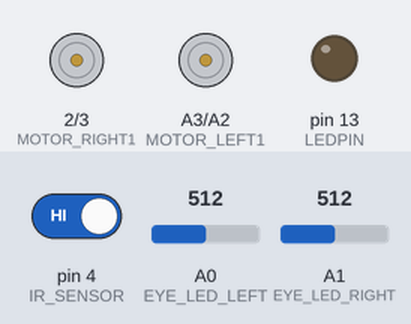
This sketch was run on a simulated Arduino Nano, built with avr-gcc and run on an emulated ATmega328P. Parts: motor-driver pin pairs drawn as motors (green arrow = first pin HIGH = forward, orange = second pin HIGH = backward, longer = more drive, scaled by the enable pin), output pins drawn as LEDs (lit = HIGH). Inputs (shaded band) come from the test bench; at power-on: pin 4 (IR_SENSOR) HIGH, A0 (EYE_LED_LEFT) = 512, A1 (EYE_LED_RIGHT) = 512.

Above: at 3.2 s.
3.3 s: pin 4 (IR_SENSOR) driven LOW
At 3.46 s:
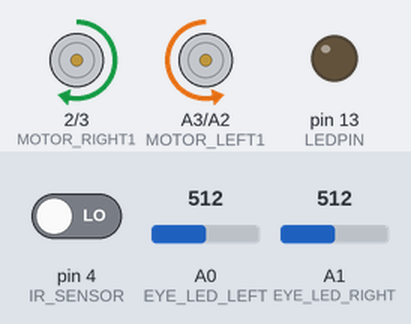
6.3 s: A0 (EYE_LED_LEFT) set to 716
At 6.58 s:
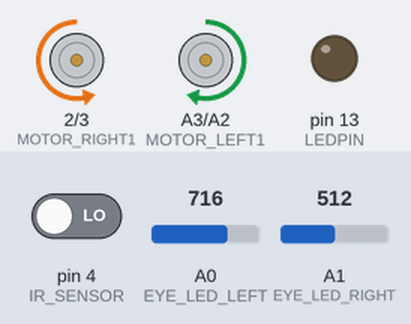
9.3 s: pin 4 (IR_SENSOR) driven HIGH
At 9.3 s:
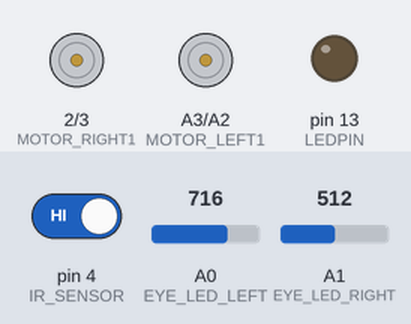
Timing chart, 0 to 12.3 s (numbered marks = the images above; inputs shaded):
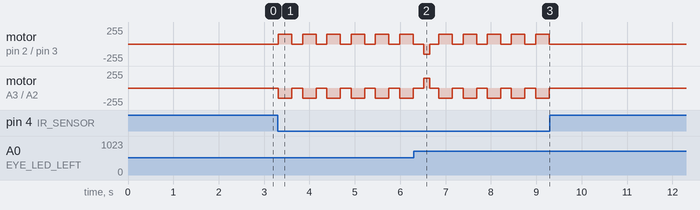

The sketch:

Tormod_ChickenBot2.ino
```cpp
/***********************************************************

light seeker robot sounding like a chicken.
improved version of the famous chicken bot program ;-)

***********************************************************/
#include "freiBot.h"

int groesse         = 20; // in cm
int geschwindigkeit = 150;
int passed = 0;
int toggle = 0;
int tgcount = 0;
int ledR = 0;
int tick = 0;
int orient, oldorient = 0;
int eyeD, oldEyeD = 0;
float meanD;
float meanBoth;
int flashL;

void setup()
{
  initRobotHardware();
  delay(2000);
  meanBoth = get_eyeValue(LEFT) + get_eyeValue(RIGHT);

}

void loop()
{
  int n;
  int eyeL, eyeR, bothEyes;
  int spike;

  for(n=0;n<4;n++)
  {
    tgcount++;
    if (tgcount == 1000) {
      tgcount = 0;
      // setLed(EYE_LED_RIGHT, toggle);
      toggle = 1 - toggle;
      tick = 1;
    } else {
      tick= 0;
    }

    eyeL = get_eyeValue(LEFT);
    eyeR = get_eyeValue(RIGHT);
    oldEyeD = eyeD;
    eyeD = eyeL - eyeR;

    bothEyes = eyeL + eyeR;

    oldorient = orient;
    orient = - eyeD;

    meanD = 0.95 * meanD + 0.05 * orient;
    // spike = orient - meanD;

    meanBoth = 0.95 * meanBoth + 0.05 * bothEyes;

    spike = bothEyes - meanBoth;

    if (orient > 6 && flashL == 0) {
        Turn ( (orient > 15 ? 40 : 15),     geschwindigkeit);
        flashL = 5;
    } else if (orient < -6 && flashL == 0) {
        Turn ( (orient < -15 ? -40 : -15),  geschwindigkeit);
        flashL = 5;
    }

    if (spike > 4 && flashL == 0) {
        flashL = 2;
        if (spike > 94)
          spike = 94;
        Go( (float) groesse  * (spike - 4) / 10.0, geschwindigkeit );
    }


    if (tick && flashL)
      flashL--;

/*
    if (flashL != 0) {
      // setLed(EYE_LED_LEFT,  1);
    } else {
      // setLed(EYE_LED_LEFT,  0);
    }

*/
    if (isIrSignal()) {
      // setLed(EYE_LED_LEFT,  1);
      if (passed > 50) {
        // setLed(EYE_LED_RIGHT, 1);
        Go   ( groesse, geschwindigkeit );
      } else {
        // setLed(EYE_LED_RIGHT, 0);
        Turn ( 90,      geschwindigkeit ); // 90 grad
      }
      passed = 0;
    } else {
      // setLed(EYE_LED_LEFT,  0);
      passed += tick;
      if (passed > 1000)
         passed = 1000;
    }


  } // for
} // loop

/*******************************************************************************
*   -c--date---version--nickname--------email---------------------------------
*
*   (c) 2015   V0.2     Tormod
*
*******************************************************************************/
```

asuro.cpp
```cpp
/*
*
* Addapted functions like the ASURO LIB
*
* http://sourceforge.net/projects/asuro/
*
*/
#include "asuro.h"

extern "C"
{
	void Msleep(uint32_t time_ms)
	{
	  delay(time_ms);
	}

	void Sleep(uint32_t time_us)
	{
	  delayMicroseconds(time_us);
	}

	void MotorSpeed(uint8_t left, uint8_t right)
	{
	  analogWrite(ENABLE_RIGHT, right);
	  analogWrite(ENABLE_LEFT, left);
	}

	void MotorDir(uint8_t left, uint8_t right)
	{
	  //*************** left motor *****************
	  if (left == FWD)
	  {
	    digitalWrite(MOTOR_LEFT1, LOW);
	    digitalWrite(MOTOR_LEFT2, HIGH);
	  }
	  if (left == RWD)
	  {
	    digitalWrite(MOTOR_LEFT1, HIGH);
	    digitalWrite(MOTOR_LEFT2, LOW);
	  }
	  if (left == BREAK)
	  {
	    digitalWrite(MOTOR_LEFT1, LOW);
	    digitalWrite(MOTOR_LEFT2, LOW);
	    MotorSpeed(255, 255);
	  }
	  if (left == FREE)
	  {
    	    analogWrite(ENABLE_LEFT, 0);
    	    digitalWrite(MOTOR_LEFT1, LOW);
	    digitalWrite(MOTOR_LEFT2, LOW);
	  }
	  //********** right motor ********************
	  if (right == FWD)
	  {
	    digitalWrite(MOTOR_RIGHT1, LOW);
	    digitalWrite(MOTOR_RIGHT2, HIGH);
	  }
	  if (right == RWD)
	  {
	    digitalWrite(MOTOR_RIGHT1, HIGH);
	    digitalWrite(MOTOR_RIGHT2, LOW);
	  }
	  if (right == BREAK)
	  {
	    digitalWrite(MOTOR_RIGHT1, LOW);
	    digitalWrite(MOTOR_RIGHT2, LOW);
	    MotorSpeed(255, 255);
	  }
	  if (right == FREE)
	  {
	    analogWrite(ENABLE_RIGHT, 0);
	    digitalWrite(MOTOR_RIGHT1, LOW);
	    digitalWrite(MOTOR_RIGHT2, LOW);
	  }

	}

	/*!
	 *  moves the robot forward/backward  OR  turns the robot
	 *        You can use the old function-names Go() and Turn()
	 *
	 * \param distance travalling distance in cm. positive = forward, negative = backward
	 *
	 * \param degree degrees to turn. positive = turn right, negative = turn left. range: -360..360
	 * \param speed motor speed. range: 0..255
	 *
	 */
	// void GoTurn(int distance, int degree, int speed);

	// tbd: rework
	// preliminary functions:
	// there is no encoder evailable on this robot
	// therefore the distance is even a coarse estimation
	#define DISTANCE_FACTOR 32
	#define TURN_FAKTOR 33

	void Go(int16_t distance, uint8_t speed)
	{
	  if(distance>0)  MotorDir(FWD, FWD);
	  else            MotorDir(RWD, RWD);
	  MotorSpeed(speed,speed);
	  delay((int32_t)abs(distance)*DISTANCE_FACTOR);
	  MotorDir(BREAK,BREAK); // rotate if there is no signal
	  delay(200);
	}

	void Turn(int16_t degree, uint8_t speed)
	{
	  if(degree>0)  MotorDir(FWD, RWD);
	  else          MotorDir(RWD, FWD);
	  MotorSpeed(speed,speed);
	  delay((int32_t)abs(degree)*TURN_FAKTOR/10);
	  MotorDir(BREAK,BREAK);
	  delay(200);
	}
}
/*******************************************************************************
*   -c--date---version--nickname--------email---------------------------------
*
*   (c) 2015   V0.1     stochri         christoph(at)roboterclub-freiburg.de
*   (c) ..     V0.2     ...... ........ ( your name ) ........................
*
*******************************************************************************
*   This program is free software; you can redistribute it and/or modify      *
*   it under the terms of the GNU General Public License as published by      *
*   the Free Software Foundation version 2 of the License,                    *
*   If you want to use this software for commercial purposes and you          *
*   don't want to make it open source, please contact the authors for         *
*   licensing.                                                                *
*                                                                             *
*   IF YOU EXTEND THE PROGRAM PLEASE MAINTAIN THE LIST OF AUTHORS             *
*   ( which means adding copyright in the list above )                        *
*                                                                             *
*******************************************************************************/
```

asuro.h
```cpp
#include "Arduino.h"
#include "sound.h"
#include "stdint.h"
#include "pin_defintions.h"


/************************************************************************************

	driver definitions

        Functions for compatibility to the ASURO robot

************************************************************************************/
// ASRURO Motor states
#define FREE    0                    // motor free runing
#define BREAK   1                    // break motor
#define FWD     2                    // motor forward
#define RWD     3                    // motor backward

#define LEFT	1
#define RIGHT   2

//#define Sleep(x) delayMicroseconds(x)

#ifdef __cplusplus
extern "C"
{
#endif
  void Msleep(uint32_t time_ms);
  void Sleep(uint32_t time_us);
  void MotorSpeed(uint8_t left, uint8_t right);
  void MotorDir(uint8_t left, uint8_t right);
  void Go   ( int16_t distance, uint8_t speed );
  void Turn ( int16_t degree  , uint8_t speed );
#ifdef __cplusplus
}
#endif


/*******************************************************************************
*   -c--date---version--nickname--------email---------------------------------
*
*   (c) 2015   V0.1     stochri         christoph(at)roboterclub-freiburg.de
*   (c) ..     V0.2     ...... ........ ( your name ) ........................
*
*******************************************************************************
*   This program is free software; you can redistribute it and/or modify      *
*   it under the terms of the GNU General Public License as published by      *
*   the Free Software Foundation version 2 of the License,                    *
*   If you want to use this software for commercial purposes and you          *
*   don't want to make it open source, please contact the authors for         *
*   licensing.                                                                *
*                                                                             *
*   IF YOU EXTEND THE PROGRAM PLEASE MAINTAIN THE LIST OF AUTHORS             *
*   ( which means adding copyright in the list above )                        *
*                                                                             *
*******************************************************************************/
```

freiBot.cpp
```cpp
#include "asuro.h"

void initRobotHardware()
{
  pinMode(IR_SENSOR, INPUT);

  pinMode(BUTTONPIN, INPUT_PULLUP);
  pinMode(WHISKERPIN, INPUT_PULLUP);

  pinMode(LEDPIN, OUTPUT);
  pinMode(EYE_LED_LEFT, OUTPUT);
  pinMode(EYE_LED_RIGHT, OUTPUT);

  pinMode(ENABLE_RIGHT, OUTPUT);
  pinMode(MOTOR_RIGHT1, OUTPUT);
  pinMode(MOTOR_RIGHT2, OUTPUT);

  pinMode(ENABLE_LEFT, OUTPUT);
  pinMode(MOTOR_LEFT1, OUTPUT);
  pinMode(MOTOR_LEFT2, OUTPUT);

}

#define AVERAGING_EYE_VALUES 170

uint16_t get_eyeValue(uint8_t side)
{
  uint16_t eye, n;
  uint32_t value = 0;

  if (side == LEFT) eye = EYE_LED_LEFT;
  else              eye = EYE_LED_RIGHT;

  pinMode(eye, OUTPUT);
  digitalWrite(eye, 0); // discharge
  pinMode(eye, INPUT);

  for (n = 0; n < AVERAGING_EYE_VALUES; n++)
  {
    value = value+ analogRead(eye);
  }

  value /= AVERAGING_EYE_VALUES;

  return value;
}

void setLed(uint8_t led, uint8_t value)
{
  if (led == EYE_LED_LEFT)
  {
    pinMode(EYE_LED_LEFT, OUTPUT);
    digitalWrite(EYE_LED_LEFT, value);
  }
  if (led == EYE_LED_RIGHT)
  {
    pinMode(EYE_LED_RIGHT, OUTPUT);
    digitalWrite(EYE_LED_RIGHT, value);
  }
}

uint8_t isIrSignal()
{
  return !digitalRead(IR_SENSOR);
}

void waitForIrSignal()
{
  while (!isIrSignal());
}

uint8_t whiskerTouched()
{
  static uint8_t oldState=0;
  uint8_t state;
  uint8_t result=0;

  state=!digitalRead(WHISKERPIN);

  if((state!=0)&&(oldState==0)) result=1;

  oldState=state;

  return result;
}


// original sound code from Asuro:
/****************************************************************************/
/*!
  \file     sound.c
  \brief    Soundausgabe Funktionen
  Mit den Motoren des ASUROs lassen sich auch Töne erzeugen.\n
  Das Prinzip dahinter ist folgendes:\n
  Die Frequenz des Tons wird durch umschalten der Motor Drehrichtung bestimmt.\n
  Die Lautstärke wird über die Geschwindigkeit der Motoren bestimmt.\n
  Theoretisch liessen sich damit auch Stereo Signale erzeugen, da es ja zwei\n
  Motoren gibt, die sich auch getrennt ansteuern lassen. Dazu müsste die\n
  Sound Funktion allerdings umgeschrieben werden.
  \see      Define fuer die Steuerung der Motoren in asuro.h\n
            FWD, RWD
  \version  sto2 - 01.09.2006 - stochri\n
            first version
  \version  V001 - 09.02.2007 - m.a.r.v.i.n\n
            +++ Alle Funktionen\n
            Kommentierte Version (KEINE Funktionsaenderung)
  \version  V002 - 18.02.2007 - Sternthaler\n
            +++ Alle Funktionen\n
            Einheitliche Formatierung zu den anderen Sourcen.
  \version  V003 - 26.06.2007 - stochri\n
            Bugfix Fehler in der Soundlaenge (max. 250ms)

*****************************************************************************/
/*****************************************************************************
*                                                                            *
*   This program is free software; you can redistribute it and/or modify     *
*   it under the terms of the GNU General Public License as published by     *
*   the Free Software Foundation; either version 2 of the License, or        *
*   any later version.                                                       *
*                                                                            *
*****************************************************************************/
//#include "asuro.h"

/****************************************************************************/
/*!
  \brief
  Soundausgabe ueber die Motoren.
  \param[in]
  freq          Frequenz in Hz
  \param[in]
  duration_msec Laenge in Millisekunden
  \param[in]
  amplitude     Amplitude
  \return
  nichts
  \par  Beispiel:
  (Nur zur Demonstration der Parameter/Returnwerte)
  \code
  // Laesst den Asuro einen Ton von 1kHz für eine 1/2 Sekunde
  // mit max. Amplitude (255) spielen.
  Sound (1000, 500, 255);
  \endcode
*****************************************************************************/
/*
void Sound (
  uint16_t freq,
  uint16_t duration_msec,
  uint8_t  amplitude)
{
  uint16_t wait_tics;
  uint32_t n,k,period_usec,dauer_usec;

  period_usec = 1000000L / freq;
  dauer_usec = 1000 * (uint32_t) duration_msec;
  k = dauer_usec / period_usec;

  //IR Interuptfreq=36KHz
  //Wavefreq=18KHz

  wait_tics = 18000 / freq;

  MotorSpeed (amplitude, amplitude);

  for (n = 0; n < k; n++)
  {
    MotorDir (FWD, FWD);
    Sleep (wait_tics);
    MotorDir (RWD, RWD);
    Sleep (wait_tics);
  }
  MotorSpeed (0, 0);
}*/


//#define BEEP sound (1000, 100, 255)
```

freiBot.h
```cpp
  #include "asuro.h"
  //#include "sound.h"

  void initRobotHardware(void);
  uint16_t get_eyeValue(uint8_t side);
  void setLed(uint8_t led, uint8_t value);
  uint8_t isIrSignal(void);
  void waitForIrSignal(void);
  uint8_t whiskerTouched(void);
    void Sound ( uint16_t freq,  uint16_t duration_msec,  uint8_t  amplitude);

  void motrChirp(uint16_t startFreq_HZ, uint16_t stopFreq_HZ,uint16_t duration_ms);
  void ringSound(void);
  void chirp(void);
  void beep(void);

/*******************************************************************************
*   -c--date---version--nickname--------email---------------------------------
*
*   (c) 2015   V0.1     stochri         christoph(at)roboterclub-freiburg.de
*   (c) ..     V0.2     ...... ........ ( your name ) ........................
*
*******************************************************************************
*   This program is free software; you can redistribute it and/or modify      *
*   it under the terms of the GNU General Public License as published by      *
*   the Free Software Foundation version 2 of the License,                    *
*   If you want to use this software for commercial purposes and you          *
*   don't want to make it open source, please contact the authors for         *
*   licensing.                                                                *
*                                                                             *
*   IF YOU EXTEND THE PROGRAM PLEASE MAINTAIN THE LIST OF AUTHORS             *
*   ( which means adding copyright in the list above )                        *
*                                                                             *
*******************************************************************************/
```

sound.h
```cpp
#ifdef __cplusplus
extern "C"
{
#endif

#ifndef __SOUND__
  #define __SOUND__

  #include "stdint.h"

  void Sound ( uint16_t freq,  uint16_t duration_msec,  uint8_t  amplitude);
    void motorTone(uint16_t freq_HZ, uint16_t duration_ms);

  #define BEEP sound (1000, 100, 255)

  #endif // __SOUND__

#ifdef __cplusplus
}
#endif
```

Source omitted: pin_defintions.h (3563 bytes), sound.c (3869 bytes)

Measured:
- after the input at 3.3 s, motor on pin 2 (MOTOR_RIGHT1) / pin 3 (MOTOR_RIGHT2): alternates forward 150/255 for 0.30 s and stopped for 0.24 s, starting at once; motor on A3 (MOTOR_LEFT1) / A2 (MOTOR_LEFT2): alternates backward 150/255 for 0.30 s and stopped for 0.24 s, starting at once
- after the input at 9.3 s, motor on pin 2 (MOTOR_RIGHT1) / pin 3 (MOTOR_RIGHT2), motor on A3 (MOTOR_LEFT1) / A2 (MOTOR_LEFT2): stops changing and stays stopped
